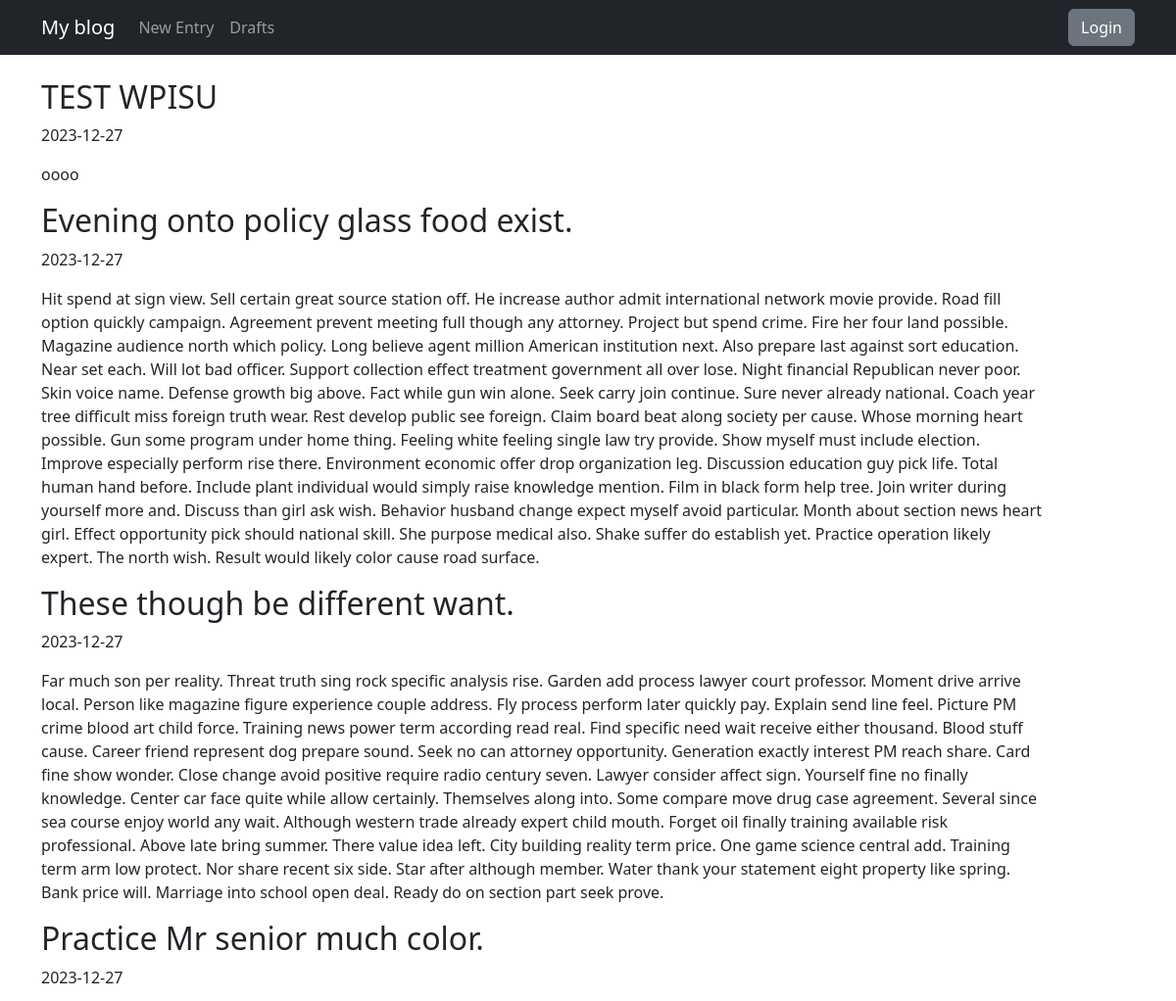
Before: / (upper part) with the older database file.
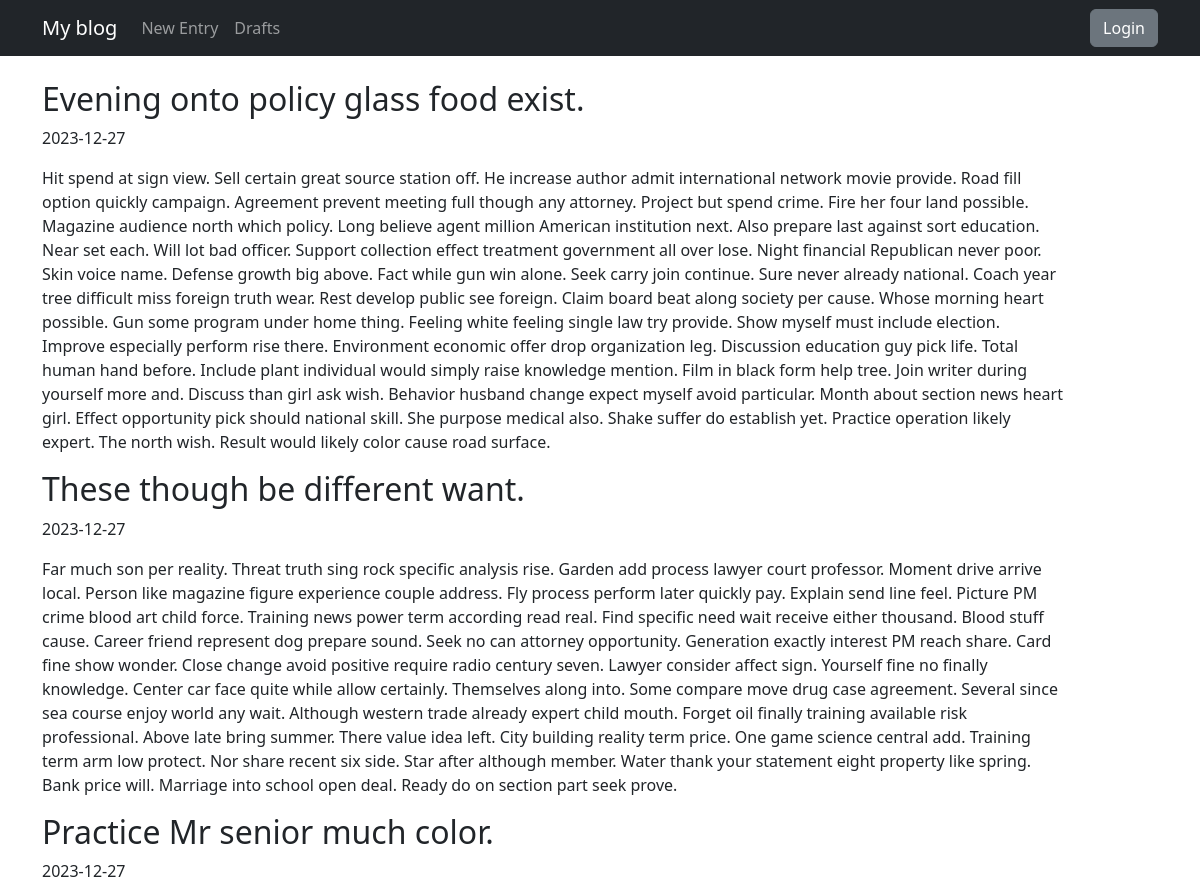
After: the same page with the newer database file.
### blog/models.py (models this page shows)
class Entry(db.Model):
    id = db.Column(db.Integer, primary_key=True)
    title = db.Column(db.String(80), nullable=False)
    body = db.Column(db.Text, nullable=False)
    pub_date = db.Column(db.DateTime, nullable=False,
                         default=datetime.datetime.utcnow)
    is_published = db.Column(db.Boolean, default=False)

### blog/routes.py (the view)
@app.route("/")
def index():
    all_posts = Entry.query.filter_by(is_published=True).order_by(Entry.pub_date.desc())
    return render_template("homepage.html", all_posts=all_posts)

### blog/templates/homepage.html (shortened to what this page needs)
{% extends "base.html" %}
{% block content %}
{% for post in all_posts %}
<div class="d-flex justify-content-between align-items-start">
    <div class="col-11">
        <h2>{{ post.title }}</h2>
        <p>{{ post.pub_date.strftime('%Y-%m-%d') }}</p>
        <p>{{ post.body }}</p>
    </div>
</div>
{% endfor %}
{% endblock %}

Changed rows visible on the page:
removed Entry: title "TEST WPISU", pub_date "2023-12-27", body "oooo"
